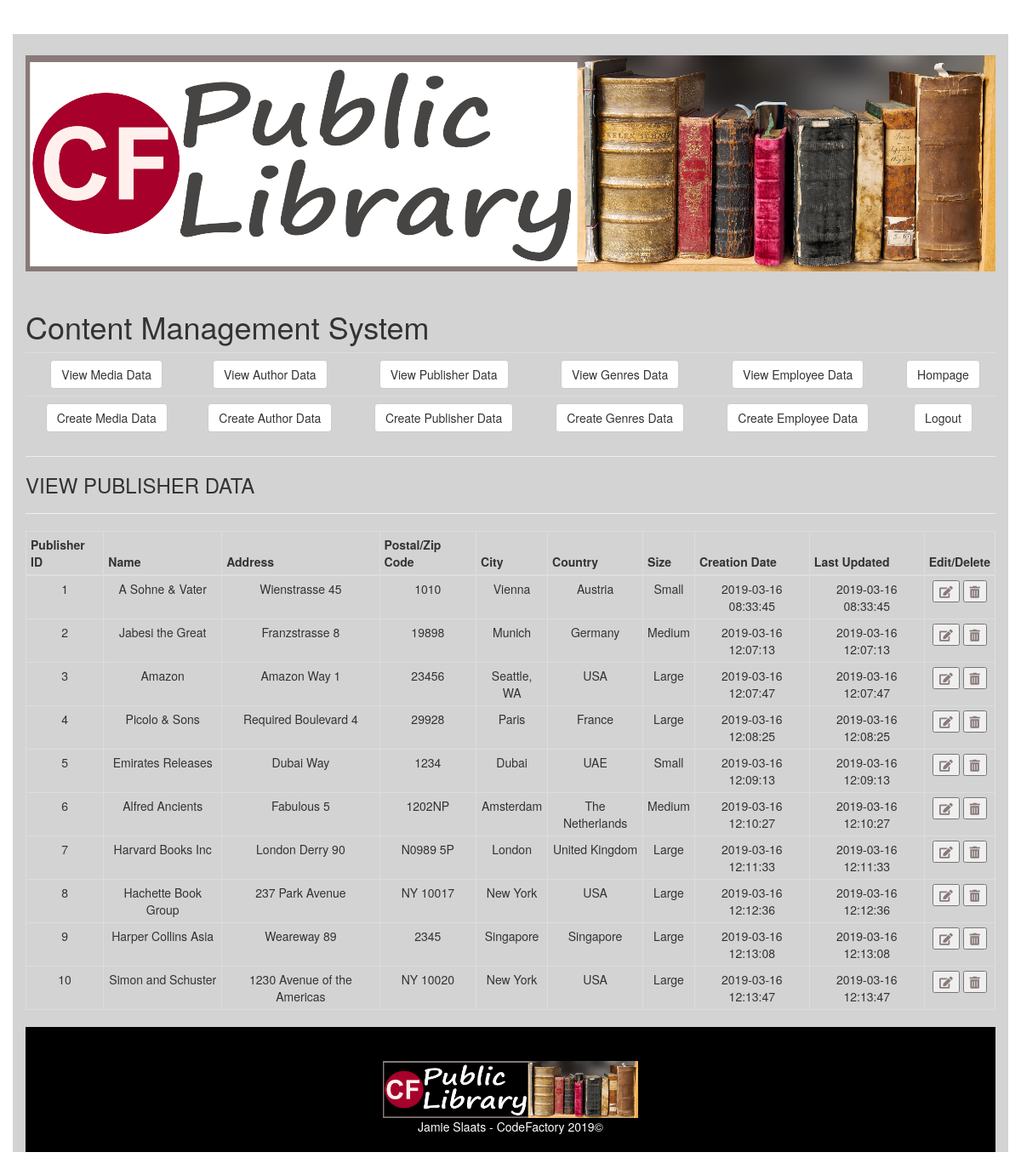
Screenshot of /viewpublisher.php with the database file from the repository.
### tables this page shows
CREATE TABLE `publishers` (
  `Publ_ID` int(11) NOT NULL,
  `Name` varchar(255) DEFAULT NULL,
  `Address` varchar(255) DEFAULT NULL,
  `PostCode` varchar(10) DEFAULT NULL,
  `City` varchar(60) DEFAULT NULL,
  `Country` varchar(60) DEFAULT NULL,
  `Size` varchar(25) DEFAULT NULL,
  `Created_at` timestamp NOT NULL DEFAULT CURRENT_TIMESTAMP,
  `Updated_at` timestamp NOT NULL DEFAULT CURRENT_TIMESTAMP ON UPDATE CURRENT_TIMESTAMP
);

### viewpublisher.php (the view, shortened to what this page needs)
<!DOCTYPE html>
<html>
<head>
	<link href="CSS/headertablefooter.css" rel="stylesheet">
	<link href="CSS/signin.css" rel="stylesheet">
	<link rel="stylesheet" href="https://use.fontawesome.com/releases/v5.7.2/css/all.css">
	<link rel="stylesheet" href="https://maxcdn.bootstrapcdn.com/bootstrap/3.3.7/css/bootstrap.min.css">
</head>
<body>
	<div class="container">
		<header id="header" class="header">
			<div class="headerlogo" id="headerlogo">
				<img src="IMG/cfpubliclibrarylogo.png" alt="CF Public Library Logo">
			</div>
		</header>
		<div class="headertitle" id="headertitle" >
			<h1>Content Management System</h1>
		</div>
		<div class="">
		<table class="table table-responsive">
				<tr>
					<tr>
					<td><a href="viewmedia.php"><button class="btn btn-default">View Media Data</button></a></td>
					<td><a href="viewauthor.php"><button class="btn btn-default">View Author Data</button></a></td>
					<td><a href="viewpublisher.php"><button class="btn btn-default">View Publisher Data</button></a></td>
					<td><a href="viewgenres.php"><button class="btn btn-default">View Genres Data</button></a></td>
					<td><a href="viewemployee.php"><button class="btn btn-default">View Employee Data</button></a></td>
					<td><a href="indexcfpublib.php"><button class="btn btn-default">Hompage</button></a></td>
				</tr>
					<tr>
					<td><a href="createmedia.php"><button class="btn btn-default">Create Media Data</button></a></td>
					<td><a href="createauthor.php"><button class="btn btn-default">Create Author Data</button></a></td>
					<td><a href="createpublisher.php"><button class="btn btn-default">Create  Publisher Data</button></a></td>
					<td><a href="creategenres.php"><button class="btn btn-default">Create  Genres Data</button></a></td>
					<td><a href="createemployee.php"><button class="btn btn-default">Create  Employee Data</button></a></td>
					<td><a href="logout.php"><button class="btn btn-default">Logout</button></a></td>
				</tr>
		</table>
		</div>
		<hr>
		<div>
			<H3>VIEW PUBLISHER DATA</H3>
		</div>
		<hr>
		<div class="manageTable">
   			<table border="0" cellspacing="0" cellpadding="0" class="table table-bordered table-condensed">
     			<thead>
       				<tr>
				       	<th>Publisher ID</th>
				        <th>Name</th>
				        <th>Address</th>
				        <th>Postal/Zip Code</th>
				        <th>City</th>
				        <th>Country</th>
				        <th>Size</th>
				        <th>Creation Date</th>
				        <th>Last Updated</th>
				        <th>Edit/Delete</th>
       				</tr>
     			</thead>
      		<tbody>
       <?php
       require_once 'actions/db_connect.php';
       $sql = "SELECT * FROM publishers";
       $result = $connect->query($sql);
       if($result->num_rows > 0) {
         while($row = $result->fetch_assoc()) {
           echo "<tr>
           <td>".$row['Publ_ID']."</td>
           <td>".$row['Name']."</td>
           <td>".$row['Address']."</td>
           <td>".$row['PostCode']."</td>
           <td>".$row['City']."</td>
           <td>".$row['Country']."</td>
           <td>".$row['Size']."</td>
           <td>".$row['Created_at']."</td>
           <td>".$row['Updated_at']."</td>
           <td>
           <a href='update.php?id=".$row['Publ_ID']."'><button type='button'><i class='fas fa-edit'></i></button></a>
           <a href='delete.php?id=".$row['Publ_ID']."'><button type='button'><i class='fas fa-trash-alt'></i></button></a>
           </td>
           </tr>";
         }
       } else {
         echo "<tr><td colspan='10'><center>No Data Avaliable</center></td></tr>";
       }
       ?>
     		</tbody>
   			</table>
 		</div>
		<footer id="footer">
			<div>
				<img class="center-block" src="IMG/cfpubliclibraryblack.png" alt="CF Public Library Logo" width="300">
			</div>
			<div class="copyright text-center">
				<p>Jamie Slaats - CodeFactory 2019&#169;</p>
			</div>
		</footer>
</div>
</body>
</html>

### CSS/headertablefooter.css (style rules this page uses)
body { padding-top: 40px; padding-bottom: 40px; background-color: #eee; }
.container { background-color: lightgray; }
.headerlogo img { width: 100%; padding-top: 25px; padding-bottom: 25px; }
td { text-align: center; }
.fas { color: #887A79; }
#footer { padding: 40px 0px 10px 0px; background-color: black; color: white; }

### CSS/signin.css (style rules this page uses)
body { padding-top: 40px; padding-bottom: 40px; background-color: #eee; }

### rows the page displays
publishers: Publ_ID "1", Name "A Sohne & Vater", Address "Wienstrasse 45", PostCode "1010", City "Vienna", Country "Austria", Size "Small", Created_at "2019-03-16 08:33:45", Updated_at "2019-03-16 08:33:45"
publishers: Publ_ID "2", Name "Jabesi the Great", Address "Franzstrasse 8", PostCode "19898", City "Munich", Country "Germany", Size "Medium", Created_at "2019-03-16 12:07:13", Updated_at "2019-03-16 12:07:13"
publishers: Publ_ID "3", Name "Amazon", Address "Amazon Way 1", PostCode "23456", City "Seattle, WA", Country "USA", Size "Large", Created_at "2019-03-16 12:07:47", Updated_at "2019-03-16 12:07:47"
publishers: Publ_ID "4", Name "Picolo & Sons", Address "Required Boulevard 4", PostCode "29928", City "Paris", Country "France", Size "Large", Created_at "2019-03-16 12:08:25", Updated_at "2019-03-16 12:08:25"
publishers: Publ_ID "5", Name "Emirates Releases", Address "Dubai Way", PostCode "1234", City "Dubai", Country "UAE", Size "Small", Created_at "2019-03-16 12:09:13", Updated_at "2019-03-16 12:09:13"
publishers: Publ_ID "6", Name "Alfred Ancients", Address "Fabulous 5", PostCode "1202NP", City "Amsterdam", Country "The Netherlands", Size "Medium", Created_at "2019-03-16 12:10:27", Updated_at "2019-03-16 12:10:27"
publishers: Publ_ID "7", Name "Harvard Books Inc", Address "London Derry 90", PostCode "N0989 5P", City "London", Country "United Kingdom", Size "Large", Created_at "2019-03-16 12:11:33", Updated_at "2019-03-16 12:11:33"
publishers: Publ_ID "8", Name "Hachette Book Group", Address "237 Park Avenue", PostCode "NY 10017", City "New York", Country "USA", Size "Large", Created_at "2019-03-16 12:12:36", Updated_at "2019-03-16 12:12:36"
publishers: Publ_ID "9", Name "Harper Collins Asia", Address "Weareway 89", PostCode "2345", City "Singapore", Country "Singapore", Size "Large", Created_at "2019-03-16 12:13:08", Updated_at "2019-03-16 12:13:08"
publishers: Publ_ID "10", Name "Simon and Schuster", Address "1230 Avenue of the Americas", PostCode "NY 10020", City "New York", Country "USA", Size "Large", Created_at "2019-03-16 12:13:47", Updated_at "2019-03-16 12:13:47"
